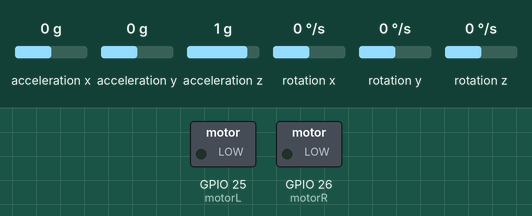
Simulated run of this sketch. Board: ESP32. Shown: switched loads named in the sketch (green lamp = pin HIGH). Inputs (shaded band) come from the test bench; at power-on: acceleration x 0 g, acceleration z 1 g, acceleration y 0 g, rotation x 0 °/s, rotation y 0 °/s, rotation z 0 °/s. No radio packets arrive unless stated.

Above: at 1.2 s.
1.3 s: acceleration x set to -1.4 g
At 2.3 s:
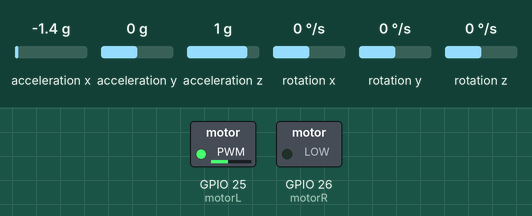
2.8 s: acceleration z set to -1.4 g
At 3.8 s:
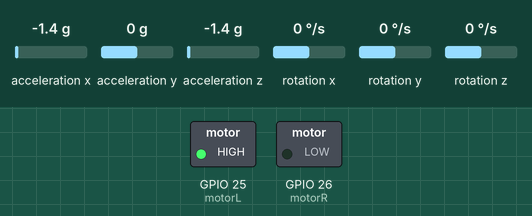
4.3 s: acceleration x set to -0.2 g
5.8 s: acceleration x set to 0.1 g
At 7.0 s:
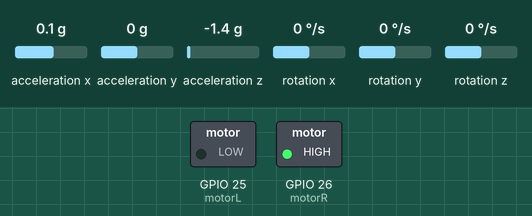
7.3 s: acceleration z set to -0.2 g
8.8 s: acceleration z set to 0 g
At 9.2 s:
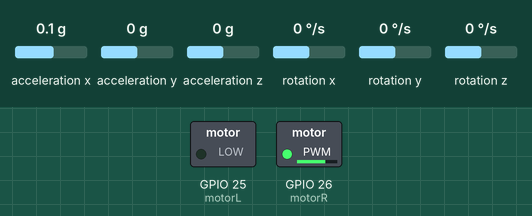
Timing chart, 0 to 11.3 s (numbered marks = the images above; inputs shaded):
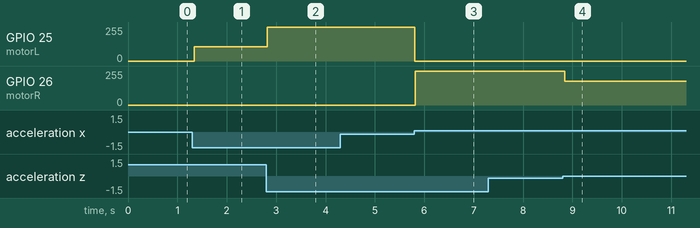

Measured:
- the behaviour switches between -0.1 and 0 g on acceleration x (found by bisection; images 2 and 3)
- the behaviour switches between -0.1 and 0 g on acceleration z (found by bisection; images 3 and 4)
- after the input at 1.3 s, GPIO 25 (motorL): 0/255 → 108/255 at once
- after the input at 2.8 s, GPIO 25 (motorL): 108/255 → 255/255 at once
- after the input at 4.3 s, every drawn part: stays the same
- after the input at 5.8 s, GPIO 25 (motorL): 255/255 → 0/255 at once; GPIO 26 (motorR): 0/255 → 255/255 at once
- after the input at 7.3 s, every drawn part: stays the same
- after the input at 8.8 s, GPIO 26 (motorR): 255/255 → 179/255 at once

The sketch:

ESP32_nrf_receiver.ino
```cpp
#include <SPI.h>
#include <RF24.h>
#include <Wire.h>
#include <MPU6050.h>

RF24 radio(4,5);
const byte addr[6] = "00001";

MPU6050 mpu;

int motorL = 25;
int motorR = 26;

int chL = 0;
int chR = 1;

float joyL = 0;
float joyR = 0;
float roll = 0;
float rollFiltered = 0;

bool autoStabilize = false;
bool emergency = false;

// ===== IMPORTANT: MUST MATCH TX =====
struct __attribute__((packed)) ControlData {
  float L;
  float R;
  uint8_t toggle;
};

ControlData ctrl;

// ===== SIGNAL TIMEOUT =====
unsigned long lastReceive = 0;
const unsigned long timeoutMs = 500;

// ===== SETUP =====
void setup() {
  Serial.begin(115200);

  ledcSetup(chL, 5000, 8);
  ledcSetup(chR, 5000, 8);
  ledcAttachPin(motorL, chL);
  ledcAttachPin(motorR, chR);

  Wire.begin();
  mpu.initialize();

  if(!mpu.testConnection()){
    Serial.println("MPU6050 FAILED");
    while(true);
  }

  radio.begin();
  radio.setChannel(108);
  radio.setDataRate(RF24_250KBPS);
  radio.setPALevel(RF24_PA_LOW);
  radio.setAutoAck(true);

  radio.openReadingPipe(1, addr);
  radio.startListening();

  lastReceive = millis();
}

// ===== LOOP =====
void loop() {

  // ===== RF RECEIVE =====
  if(radio.available()){
    radio.read(&ctrl, sizeof(ctrl));

    joyL = ctrl.L;
    joyR = ctrl.R;
    autoStabilize = ctrl.toggle;

    lastReceive = millis();
  }

  // ===== FAILSAFE =====
  if (millis() - lastReceive > timeoutMs) {
    joyL = 0;
    joyR = 0;
    autoStabilize = false;
  }

  readGyro();
  controlMotors();
}

// ===== GYRO =====
void readGyro(){
  int16_t ax, ay, az;
  mpu.getAcceleration(&ax, &ay, &az);

  roll = atan2(ax, az) * 57.3;

  // smoothing
  rollFiltered = (rollFiltered * 0.8) + (roll * 0.2);
  roll = rollFiltered;
}

// ===== MOTOR CONTROL =====
void controlMotors(){

  float baseL = joyL;
  float baseR = joyR;

  float absRoll = abs(roll);

  // emergency hysteresis
  if(absRoll > 45) emergency = true;
  else if(absRoll < 30) emergency = false;

  float correction = 0;

  if(autoStabilize){
    correction += roll * 0.5;
  }

  if(emergency){
    correction += roll * 2.0;
  }

  float L = baseL - correction;
  float R = baseR + correction;

  L = constrain(L, 0, 255);
  R = constrain(R, 0, 255);

  ledcWrite(chL, (int)L);
  ledcWrite(chR, (int)R);
}
```
